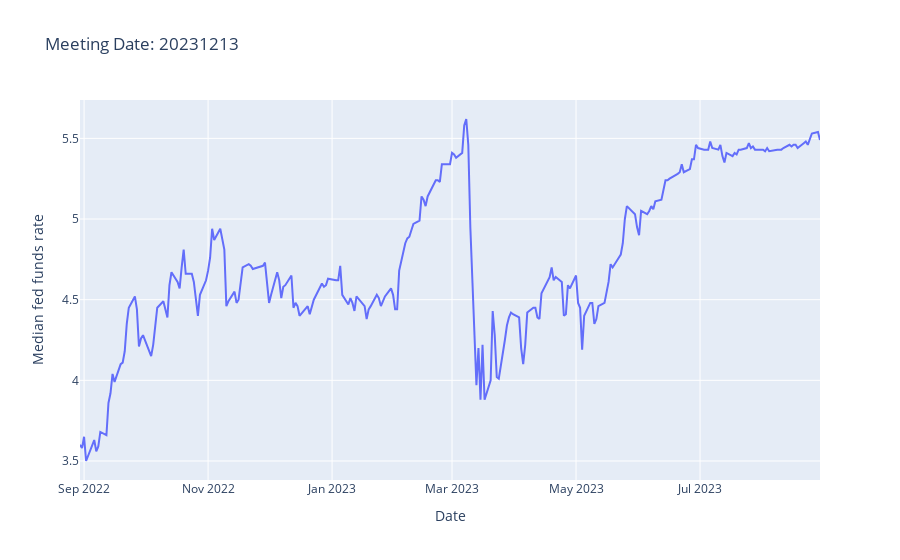

The code cell stored with this chart in its notebook:
### Code cell
fig = px.line(result_df,x="Date", y="Median fed funds rate", title=("Meeting Date: "+ meeting_date))
fig.show()

### Figure 1 — Plotly figure (JSON) as saved in the notebook; plotly's stock layout.template omitted (floating-point values rounded to 4 significant figures; data arrays with more than 128 entries replaced by an {"elided": "..."} marker saying what was removed)
{"data": [{"hovertemplate": "Date=%{x}<br>Median fed funds rate=%{y}<extra></extra>", "legendgroup": "", "line": {"color": "#636efa", "dash": "solid"}, "marker": {"symbol": "circle"}, "mode": "lines", "name": "", "orientation": "v", "showlegend": false, "type": "scatter", "x": {"elided": "252 str values"}, "xaxis": "x", "y": {"elided": "252 float values"}, "yaxis": "y"}], "layout": {"legend": {"tracegroupgap": 0}, "title": {"text": "Meeting Date: 20231213"}, "xaxis": {"anchor": "y", "domain": [0, 1], "title": {"text": "Date"}}, "yaxis": {"anchor": "x", "domain": [0, 1], "title": {"text": "Median fed funds rate"}}}}
